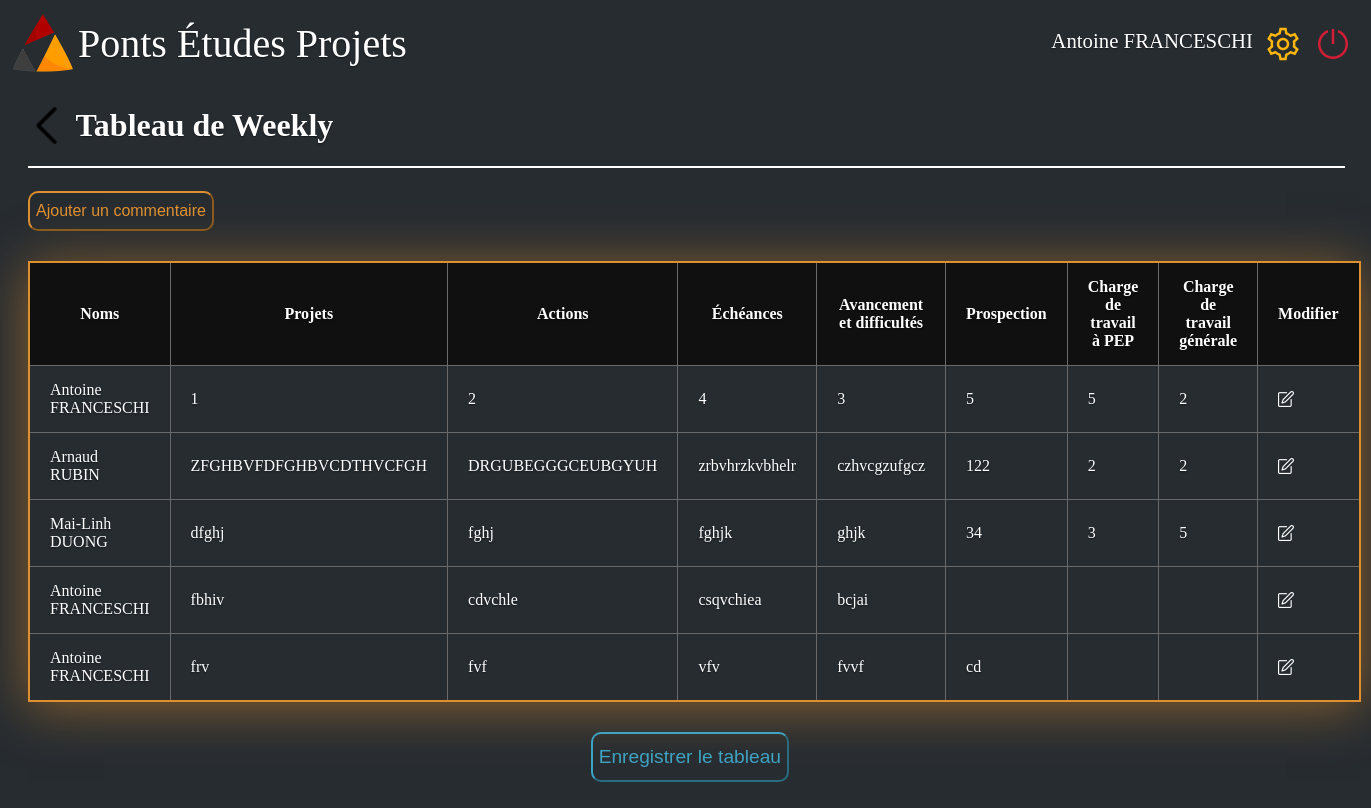
Before: /weekly/Antoine FRANCESCHI with the older database file.
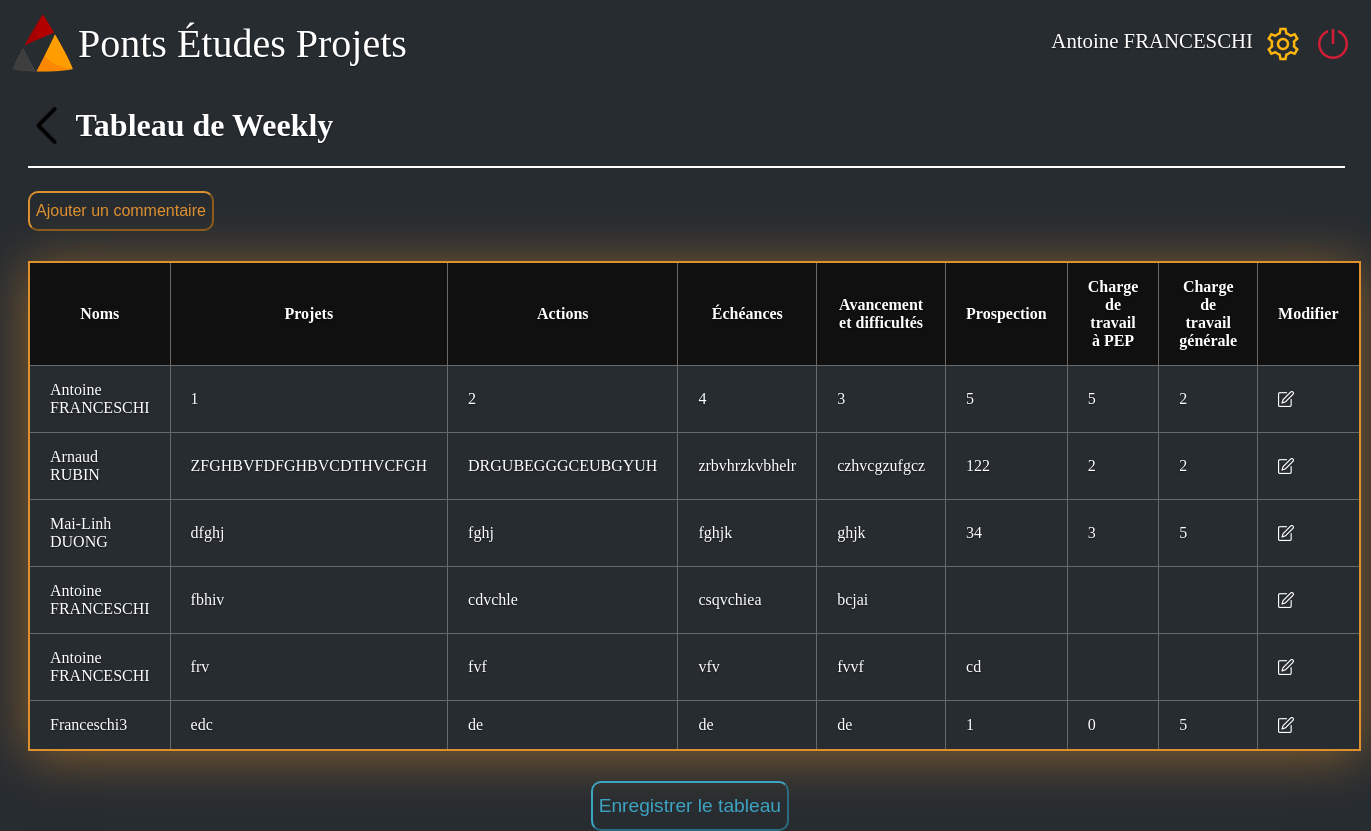
After: the same page with the newer database file.
### web/site.py (models this page shows, shortened)
class db_weekly(db.Model):
    _id = db.Column("id", db.Integer, primary_key= True)
    name = db.Column(db.String(100))
    projet = db.Column(db.String(300))
    action = db.Column(db.String(300))
    echeance = db.Column(db.String(100))
    avancement = db.Column(db.String(100))
    travail_pep = db.Column(db.Integer)
    travail_gene = db.Column(db.Integer)
    prospection = db.Column(db.String(100))

### web/site.py (the view)
@app.route('/weekly/<name>',methods=["GET","POST"])
def weekly(name):
    if True:
        con = sqlite3.connect("users.sqlite3")
        script_dir = os.path.dirname(__file__)
        rel_path = "/static/bdd_weekly1.csv'"
        abs_file_path = os.path.join(script_dir, rel_path)
        outfile = open("static/bdd_weekly.csv", 'w')
        outcsv = csv.writer(outfile)
        cursor = con.execute('select * from db_weekly')
        outcsv.writerow(x[0] for x in cursor.description)
        outcsv.writerows(cursor.fetchall())
        outfile.close()
    return render_template("tableau_weekly-2.html", name=name, BDD_commentaire=db_weekly.query.all())

### web/templates/tableau_weekly-2.html (shortened to what this page needs)
<!DOCTYPE html>
<html>
    <head>
        <link rel="stylesheet" href={{ url_for('static', filename='style_tableau_weekly1.css') }}/>
    </head>
    <body>
        <div class="barre_principale">
            <div class="logo_junior">
                <a href="/home/{{name}}">
                    <img class= "logo_pep" src={{ url_for('static', filename='PEPLOGO.png') }}  alt= "Logo pep"/>
                    <div class="Junior">Ponts Études Projets</div>
                </a>
            </div>
            <div>
                <nav>
                    <ul class="navbar-nav">
                        <li class="user_name"><a class="user" href="#">{{name}}</a></li>
                        <li class="nav-item"><a href="#"><img src={{ url_for('static', filename='settings.png') }} alt="bouton reglage" ></a></li>
                        <li class="nav-item"><a href='/login'><img src={{ url_for('static', filename='shutdown.png') }} alt="bouton shutdown" ></a></li>
                    </ul>
                </nav>
            </div>
        </div>
        <br>
        <div class="page_margins">
            <h1 class="page_title">
                <a href="/home/{{name}}">
                    <img src={{ url_for('static', filename='back1.png') }} alt="bouton retour">
                </a>
                &nbsp; Tableau de Weekly
            </h1>
            <hr color="white" style="width: 100%;">
            <div class="ajouter">
                <button onclick="window.location.href = '/weekly/{{name}}/add';" type="button" class="Ajouter"> Ajouter un commentaire </button>
            </div>
            <table class="tableau-style">
                <thead>
                    <tr>
                        <th>Noms</th>
                        <th>Projets</th>
                        <th>Actions</th>
                        <th>Échéances</th>
                        <th>Avancement et difficultés</th>
                        <th>Prospection</th>
                        <th>Charge de travail à PEP</th>
                        <th>Charge de travail générale</th>
                        <th>Modifier</th>
                    </tr>
                </thead>
                <tbody class="case">
                    {% for commentaire in BDD_commentaire %}
                        <tr>
                            <td>{{commentaire.name}}</td>
                            <td>{{commentaire.projet}}</td>
                            <td>{{commentaire.action}}</td>
                            <td>{{commentaire.echeance}}</td>
                            <td>{{commentaire.avancement}}</td>
                            <td>{{commentaire.prospection}}</td>
                            <td>{{commentaire.travail_pep}}</td>
                            <td>{{commentaire.travail_gene}}</td>
                            <td><a href ='/weekly/{{name}}/{{commentaire._id}}/modify_delete'><img src={{ url_for('static', filename='edit1.png') }} class="edit" height="16" width="16" ></a></td>
                        </tr>
                    {% endfor %}
                </tbody>
            </table>
        </div>
        <div class="center">
            <a href={{ url_for('static', filename='bdd_weekly1.csv') }} download><button class="pdf" type="button">Enregistrer le tableau</button></a>
        </div>
    </body>
</html>

### web/static/style_tableau_weekly1.css (style rules this page uses)
html { height: 100%; width: 100%; background-color : #272C31; }
body { background-color : #272C31; height: 100%; background-color: transparent; color: white; text-shadow: 0 .05rem .1rem rgba(0, 0, 0, .5); }
.barre_principale { height: 60px; display: flex; justify-content: space-between; }
.logo_pep { width: 60px; height: 60px; }
ul { list-style-type: none; display:flex; text-decoration:none; }
.logo_pep { float: left; margin: 5px; }
.user_name { margin-top:5px ; }
.Junior { margin-top: 12px; display: flex; font-size: 250%; }
nav a { font-size: 1.3em; color: white; text-shadow: 0 .05rem .1rem rgba(0, 0, 0, .5); text-decoration: none; }
nav li { margin-right: 10px; }
a { text-decoration:none; color:white; display:flex; }
.page_margins { margin-left: 20px; margin-right: 20px; }
.page_title { display: flex; }
.tableau-style { border-collapse: collapse; min-width: 100%; box-shadow: 0 5px 50px rgba(223, 143, 46, 0.529); cursor: pointer; margin: 30px auto; border: 2px solid rgb(223, 144, 46); }
thead tr { background-color: rgb(16, 16, 16); }
th, td { padding: 15px 20px; }
tbody, tr, td, th { border: 1px solid #696969; }
div.center { text-align: center; margin: 30px auto; }
.pdf { margin-left: 43%; font-size: larger; border-radius: 10px; height: 50px; border-color:rgba(66, 194, 233, 0.797); background-color: transparent; color:rgba(66, 194, 233, 0.797); }
.Ajouter { margin-top: 15px; font-size: medium; border-radius: 10px; height: 40px; border-color: rgb(223, 144, 46); background-color: transparent; color:rgb(223, 144, 46); }

Changed rows visible on the page:
added db_weekly: name "Franceschi3", projet "edc", action "de", echeance "de", avancement "de", prospection "1", travail_pep "0", travail_gene "5"
